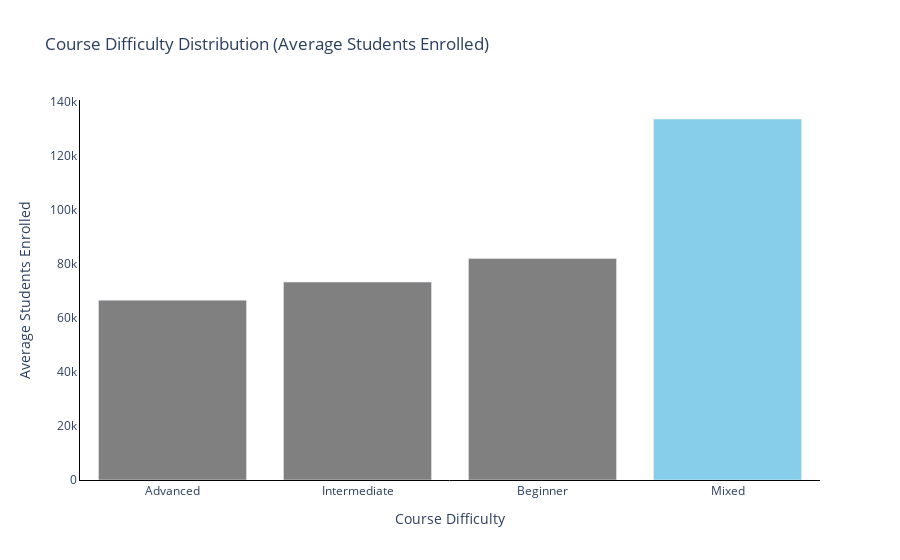

Source (notebook cell):
### Markdown cell above
## To uncover relevant insights, we utilized Plotly to graph the average enrollment across course difficulties, certificate types, and enrollment by rating

### Code cell
course_difficulty_avgs = df.groupby('course_difficulty')['course_students_enrolled'].mean().reset_index()

difficulty_sorted_avgs = course_difficulty_avgs.sort_values(by='course_students_enrolled')

fig = go.Figure()

fig.add_trace(
    go.Bar(
        x=difficulty_sorted_avgs['course_difficulty'],
        y=difficulty_sorted_avgs['course_students_enrolled'],
        marker_color=['grey', 'grey', 'grey', 'skyblue'],
    )
)

fig.update_layout(
    title='Course Difficulty Distribution (Average Students Enrolled)',
    xaxis_title='Course Difficulty',
    yaxis_title='Average Students Enrolled',
    plot_bgcolor='white',
    paper_bgcolor='white',
    xaxis=dict(
        showline=True,
        linewidth=1,
        linecolor='black',
    ),
    yaxis=dict(
        showline=True,
        linewidth=1,
        linecolor='black'
    )
)
fig

### Figure 1 — Plotly figure (JSON) as saved in the notebook; plotly's stock layout.template omitted (floating-point values rounded to 4 significant figures)
{"data": [{"marker": {"color": ["grey", "grey", "grey", "skyblue"]}, "type": "bar", "x": ["Advanced", "Intermediate", "Beginner", "Mixed"], "y": [66550.0, 73260.0, 81970.0, 133600.0]}], "layout": {"paper_bgcolor": "white", "plot_bgcolor": "white", "title": {"text": "Course Difficulty Distribution (Average Students Enrolled)"}, "xaxis": {"linecolor": "black", "linewidth": 1, "showline": true, "title": {"text": "Course Difficulty"}}, "yaxis": {"linecolor": "black", "linewidth": 1, "showline": true, "title": {"text": "Average Students Enrolled"}}}}
